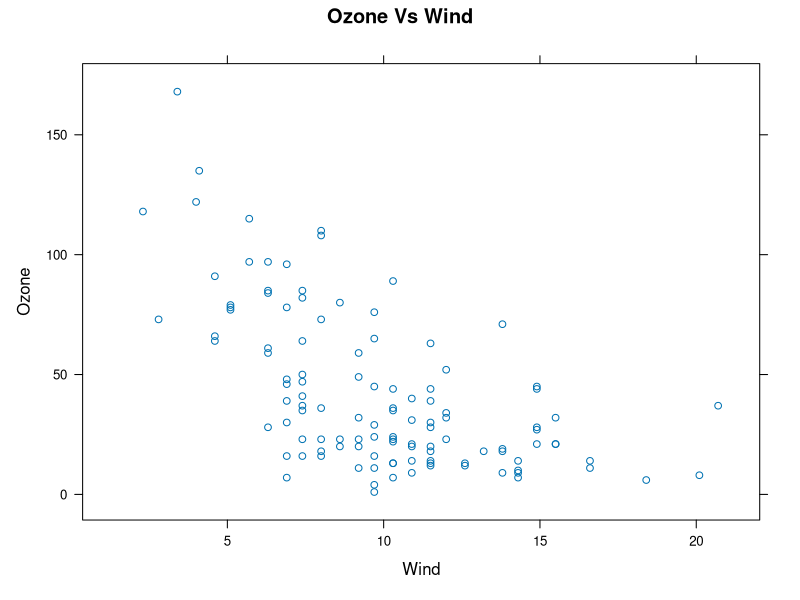
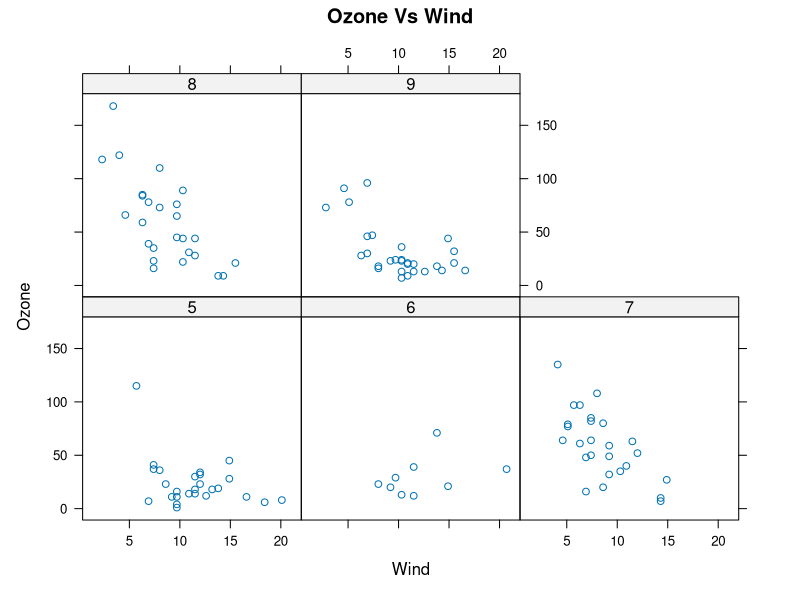
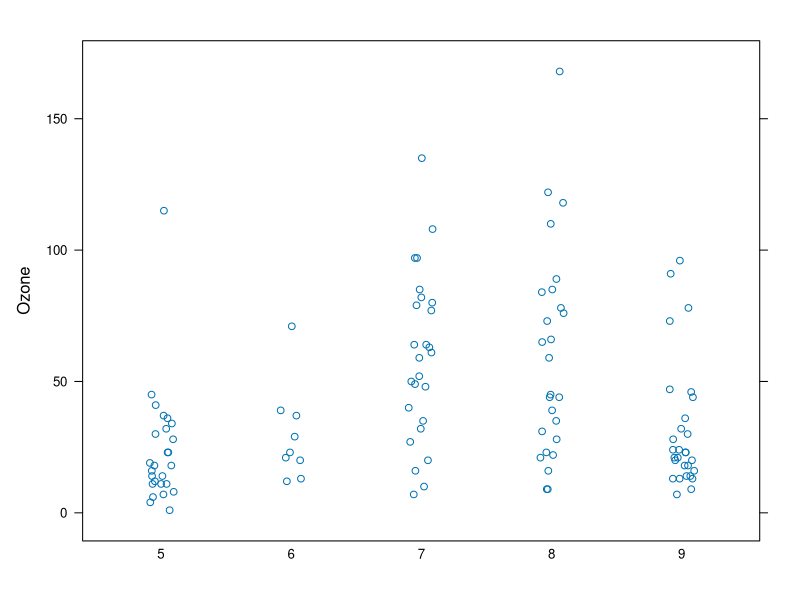
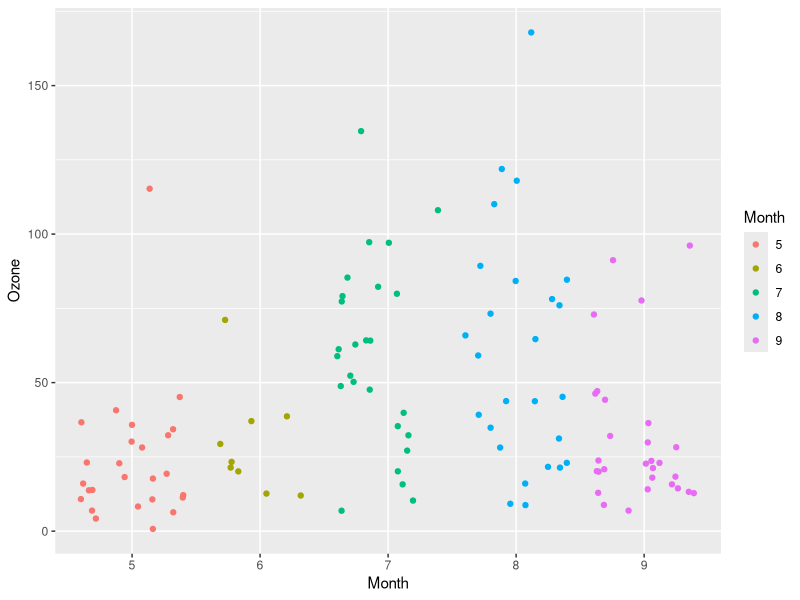

The R source for these figures, in order: (Note: this script raises an error after producing the figures.)
# Lattice plotting
library(lattice)
library(ggplot2)
library(datasets)
airquality<-transform(airquality,Month=factor(Month))
xyplot(Ozone~Wind,airquality,main="Ozone Vs Wind")
# Auto labeling which is not done in base plotting

xyplot(Ozone~Wind|Month,layout=c(3,2),airquality,main="Ozone Vs Wind") # Auto labeling which is not done in base plotting
stripplot(Ozone~Month,jitter.data=T,factor=0.5,data = airquality)
# Coloring by groups is a pain in the neck http://stackoverflow.com/questions/22920381/different-coloring-of-groups-in-r-plot

# try to solve the above pain using ggplot2
qplot(Month,Ozone,data=airquality,color = Month,geom="jitter")
# The jitter seems awful

qplot(Month,Ozone,data=airquality,color=Month,position = position_jitter(0.1,0.1), main = "Ozonw Vs Month") + theme_bw()
# theme_bw() was to set the background to white

qplot(Ozone,data=airquality,fill=Month) + theme_bw()
airquality <- na.omit(airquality)
means <- aggregate(airquality$Ozone,list(airquality$Month),mean)
qplot(Solar.R,Ozone,data = airquality,facets = .~Month,color = Month,geom_hline(yintercept = means$x)) + theme_bw()
# Look the above line of code doesn't give you the line intended within each facet
qplot(Solar.R,Ozone,data = airquality,facets = .~Month,color = Month,geom_abline(a=c(50,60,70,80,90))) + theme_bw()
## No help in the above line of code

g <- ggplot(aes(x=Solar.R,y=Ozone), data = airquality) + geom_point(aes(color = Month)) + facet_grid(.~Month)
hline.data <- data.frame(z=c(50,75,100,125,150),month=unique(airquality$Month))
g + geom_hline(aes(z))
